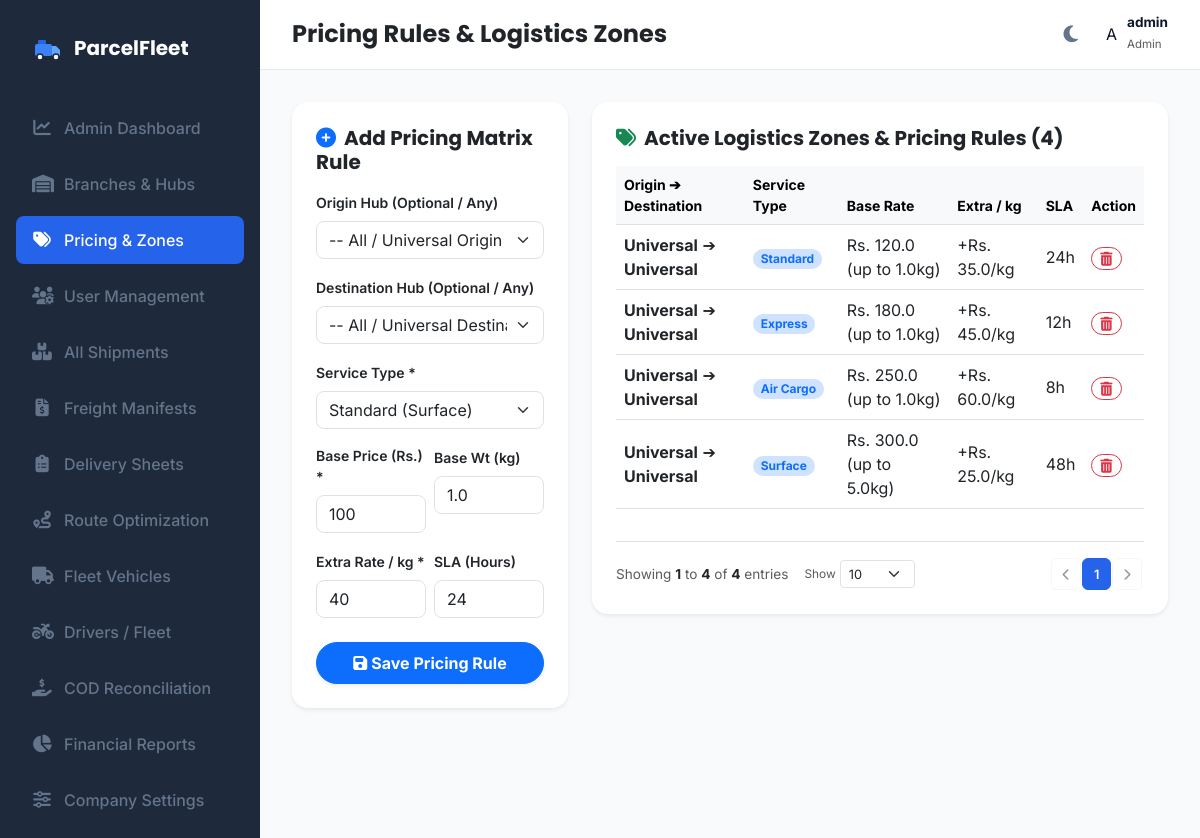
Page /admin/pricing-rules (signed in) on the committed database.
### models.py (models this page shows)
class User(db.Model, UserMixin):
    __tablename__ = 'users'
    id = db.Column(db.Integer, primary_key=True)
    username = db.Column(db.String(50), unique=True, nullable=False)
    password_hash = db.Column(db.String(255), nullable=False)
    role = db.Column(db.String(30), nullable=False)  # 'admin', 'hub_admin', 'booking_staff', 'warehouse_staff', 'dispatcher', 'delivery_staff', 'branch_staff', 'driver'
    permissions = db.Column(db.String(255), nullable=True) # Comma-separated permissions: view,create,edit,delete,assign,dispatch,reports,settings
    driver_profile = db.relationship('Driver', backref='user', uselist=False, cascade="all, delete-orphan")
    hub_admin_profile = db.relationship('HubAdmin', backref='user', uselist=False, cascade="all, delete-orphan")

class PricingRule(db.Model):
    __tablename__ = 'pricing_rules'
    id = db.Column(db.Integer, primary_key=True)
    origin_hub_id = db.Column(db.Integer, db.ForeignKey('hubs.id'), nullable=True)
    destination_hub_id = db.Column(db.Integer, db.ForeignKey('hubs.id'), nullable=True)
    service_type = db.Column(db.String(50), nullable=False, default='Standard')  # 'Standard', 'Express', 'Air', 'Surface'
    base_weight_kg = db.Column(db.Float, default=1.0)
    base_rate = db.Column(db.Float, nullable=False, default=100.0)
    extra_kg_rate = db.Column(db.Float, nullable=False, default=40.0)
    cod_percentage = db.Column(db.Float, default=0.0)  # COD processing fee %
    delivery_time_hours = db.Column(db.Integer, default=24)
    is_active = db.Column(db.Boolean, default=True)
    created_at = db.Column(db.DateTime, default=datetime.utcnow)
    origin_hub = db.relationship('Hub', foreign_keys=[origin_hub_id])
    destination_hub = db.relationship('Hub', foreign_keys=[destination_hub_id])

### app.py (the view)
@app.route('/admin/pricing-rules')
@login_required
def pricing_rules():
    if current_user.role != 'admin':
        return redirect(url_for('index'))
    rules = PricingRule.query.all()
    hubs = Hub.query.all()
    return render_template('pricing_rules.html', active_page='pricing_rules', rules=rules, hubs=hubs)

### templates/pricing_rules.html (shortened to what this page needs)
{% extends "base.html" %}
{% block page_title %}Pricing Rules & Logistics Zones{% endblock %}
{% block content %}
<div class="row g-4">
    <div class="col-12 col-lg-4">
        <div class="card border-0 shadow-sm rounded-4 bg-white p-4">
            <h5 class="fw-bold text-dark mb-3"><i class="fas fa-plus-circle text-primary me-2"></i>Add Pricing Matrix Rule</h5>
            <form method="POST" action="{{ url_for('add_pricing_rule') }}">
                <div class="mb-3">
                    <label class="form-label small fw-semibold">Origin Hub (Optional / Any)</label>
                    <select class="form-select rounded-3" name="origin_hub_id">
                        <option value="">-- All / Universal Origin --</option>
                    </select>
                </div>
                <div class="mb-3">
                    <label class="form-label small fw-semibold">Destination Hub (Optional / Any)</label>
                    <select class="form-select rounded-3" name="destination_hub_id">
                        <option value="">-- All / Universal Destination --</option>
                    </select>
                </div>
                <div class="mb-3">
                    <label class="form-label small fw-semibold">Service Type *</label>
                    <select class="form-select rounded-3" name="service_type">
                        <option value="Standard">Standard (Surface)</option>
                    </select>
                </div>
                <div class="row g-2 mb-3">
                    <div class="col-6">
                        <label class="form-label small fw-semibold">Base Price (Rs.) *</label>
                        <input type="number" name="base_rate" class="form-control rounded-3" value="100" required>
                    </div>
                    <div class="col-6">
                        <label class="form-label small fw-semibold">Base Wt (kg)</label>
                        <input type="number" name="base_weight_kg" class="form-control rounded-3" value="1.0" step="0.5">
                    </div>
                </div>
                <div class="row g-2 mb-4">
                    <div class="col-6">
                        <label class="form-label small fw-semibold">Extra Rate / kg *</label>
                        <input type="number" name="extra_kg_rate" class="form-control rounded-3" value="40" required>
                    </div>
                    <div class="col-6">
                        <label class="form-label small fw-semibold">SLA (Hours)</label>
                        <input type="number" name="delivery_time_hours" class="form-control rounded-3" value="24">
                    </div>
                </div>
                <button type="submit" class="btn btn-primary w-100 rounded-pill fw-bold py-2 shadow-sm">
                    <i class="fas fa-save me-1"></i>Save Pricing Rule
                </button>
            </form>
        </div>
    </div>
    <div class="col-12 col-lg-8">
        <div class="card border-0 shadow-sm rounded-4 bg-white p-4">
            <h5 class="fw-bold text-dark mb-3"><i class="fas fa-tags text-success me-2"></i>Active Logistics Zones & Pricing Rules ({{ rules | length }})</h5>
            <div class="table-responsive">
                <table class="table table-hover align-middle">
                    <thead class="table-light">
                        <tr class="small text-muted">
                            <th>Origin ➔ Destination</th>
                            <th>Service Type</th>
                            <th>Base Rate</th>
                            <th>Extra / kg</th>
                            <th>SLA</th>
                            <th>Action</th>
                        </tr>
                    </thead>
                    <tbody>
                        {% for r in rules %}
                        <tr>
                            <td>
                                <strong>{{ r.origin_hub.name if r.origin_hub else 'Universal' }}</strong> ➔
                                <strong>{{ r.destination_hub.name if r.destination_hub else 'Universal' }}</strong>
                            </td>
                            <td><span class="badge bg-primary-subtle text-primary rounded-pill">{{ r.service_type }}</span></td>
                            <td>Rs. {{ r.base_rate }} (up to {{ r.base_weight_kg }}kg)</td>
                            <td>+Rs. {{ r.extra_kg_rate }}/kg</td>
                            <td>{{ r.delivery_time_hours }}h</td>
                            <td>
                                <a href="{{ url_for('delete_pricing_rule', id=r.id) }}" class="btn btn-sm btn-outline-danger rounded-pill px-2 py-0" onclick="return confirm('Delete pricing rule?')">
                                    <i class="fas fa-trash-can"></i>
                                </a>
                            </td>
                        </tr>
                        {% endfor %}
                    </tbody>
                </table>
            </div>
        </div>
    </div>
</div>
{% endblock %}

### templates/base.html (shortened to what this page needs)
<!DOCTYPE html>
<html lang="en">
<head>
    <link rel="stylesheet" href="https://cdnjs.cloudflare.com/ajax/libs/font-awesome/6.4.0/css/all.min.css">
    <link href="https://cdn.jsdelivr.net/npm/bootstrap@5.3.0/dist/css/bootstrap.min.css" rel="stylesheet">
    <link rel="stylesheet" href="https://unpkg.com/leaflet@1.9.4/dist/leaflet.css" />
    <link rel="stylesheet" href="{{ url_for('static', filename='css/styles.css') }}">
</head>
<body>
    {% if current_user.is_authenticated and not no_layout %}
    <div class="app-container">
        <aside class="sidebar" id="sidebar">
            <div class="brand">
                <span>ParcelFleet</span>
            </div>
            <ul class="sidebar-nav">
                {% if current_user.role == 'admin' %}
                <li class="sidebar-nav-item {% if active_page == 'dashboard' %}active{% endif %}">
                    <a href="{{ url_for('admin_dashboard') }}">
                        <i class="fa-solid fa-chart-line"></i>
                        <span>Admin Dashboard</span>
                    </a>
                </li>
                <li class="sidebar-nav-item {% if active_page == 'hubs' %}active{% endif %}">
                    <a href="{{ url_for('manage_hubs') }}">
                        <i class="fa-solid fa-warehouse"></i>
                        <span>Branches & Hubs</span>
                    </a>
                </li>
                <li class="sidebar-nav-item {% if active_page == 'pricing_rules' %}active{% endif %}">
                    <a href="{{ url_for('pricing_rules') }}">
                        <i class="fa-solid fa-tags"></i>
                        <span>Pricing & Zones</span>
                    </a>
                </li>
                <li class="sidebar-nav-item {% if active_page == 'users' %}active{% endif %}">
                    <a href="{{ url_for('manage_users') }}">
                        <i class="fa-solid fa-users-gear"></i>
                        <span>User Management</span>
                    </a>
                </li>
                <li class="sidebar-nav-item {% if active_page == 'parcels' %}active{% endif %}">
                    <a href="{{ url_for('manage_parcels') }}">
                        <i class="fa-solid fa-boxes-stacked"></i>
                        <span>All Shipments</span>
                    </a>
                </li>
                <li class="sidebar-nav-item {% if active_page == 'manifests' %}active{% endif %}">
                    <a href="{{ url_for('manage_manifests') }}">
                        <i class="fa-solid fa-file-invoice-dollar"></i>
                        <span>Freight Manifests</span>
                    </a>
                </li>
                <li class="sidebar-nav-item {% if active_page == 'delivery_sheets' %}active{% endif %}">
                    <a href="{{ url_for('delivery_sheets') }}">
                        <i class="fa-solid fa-clipboard-list"></i>
                        <span>Delivery Sheets</span>
                    </a>
                </li>
                <li class="sidebar-nav-item {% if active_page == 'optimization' %}active{% endif %}">
                    <a href="{{ url_for('delivery_optimization') }}">
                        <i class="fa-solid fa-route"></i>
                        <span>Route Optimization</span>
                    </a>
                </li>
                <li class="sidebar-nav-item {% if active_page == 'vehicles' %}active{% endif %}">
                    <a href="{{ url_for('manage_vehicles') }}">
                        <i class="fa-solid fa-truck"></i>
                        <span>Fleet Vehicles</span>
                    </a>
                </li>
                <li class="sidebar-nav-item {% if active_page == 'drivers' %}active{% endif %}">
                    <a href="{{ url_for('manage_drivers') }}">
                        <i class="fa-solid fa-motorcycle"></i>
                        <span>Drivers / Fleet</span>
                    </a>
                </li>
                <li class="sidebar-nav-item {% if active_page == 'cod_reconciliation' %}active{% endif %}">
                    <a href="{{ url_for('cod_reconciliation') }}">
                        <i class="fa-solid fa-hand-holding-dollar"></i>
                        <span>COD Reconciliation</span>
                    </a>
                </li>
                <li class="sidebar-nav-item {% if active_page == 'reports' %}active{% endif %}">
                    <a href="{{ url_for('view_reports') }}">
                        <i class="fa-solid fa-chart-pie"></i>
                        <span>Financial Reports</span>
                    </a>
                </li>
                <li class="sidebar-nav-item {% if active_page == 'company_settings' %}active{% endif %}">
                    <a href="{{ url_for('company_settings') }}">
                        <i class="fa-solid fa-sliders"></i>
                        <span>Company Settings</span>
                    </a>
                </li>
                {% endif %}
            </ul>
        </aside>
        <main class="main-viewport">
            <header class="header-bar">
                <div class="d-flex align-items-center gap-3">
                    {% if current_user.role == 'driver' %}
                    <h4 class="mb-0 text-dark fw-bold">ParcelFleet Rider</h4>
                    {% else %}
                    <h4 class="mb-0 text-capitalize text-dark fw-bold">{% block page_title %}{{ active_page }}{% endblock %}</h4>
                    {% endif %}
                </div>
                <div class="header-actions">
                    <button class="theme-toggle-btn" id="themeToggle" onclick="toggleThemeMode()">
                        <i class="fa-solid fa-moon" id="themeIcon"></i>
                    </button>
                    {% if current_user.role == 'driver' %}
                    <div class="d-flex align-items-center gap-2 ps-2 border-start border-light">
                        <div class="text-end d-none d-sm-block">
                            <div class="fw-bold text-dark" style="font-size: 0.88rem; line-height: 1.1;">{{ current_user.driver_profile.name if current_user.driver_profile else current_user.username }}</div>
                            <div class="text-muted" style="font-size: 0.72rem;">ParcelFleet Rider</div>
                        </div>
                        <div class="rounded-circle bg-primary bg-opacity-10 text-primary d-flex align-items-center justify-content-center fw-bold" style="width: 36px; height: 36px; font-size: 0.95rem; border: 1.5px solid rgba(59, 130, 246, 0.3);">
                            {{ (current_user.driver_profile.name[0] if (current_user.driver_profile and current_user.driver_profile.name) else current_user.username[0]).upper() }}
                        </div>
                    </div>
                    {% else %}
                    <div class="dropdown">
                        <div class="user-profile-dropdown" data-bs-toggle="dropdown">
                            <div class="user-avatar-circle">
                                {{ current_user.username[0].upper() }}
                            </div>
                            <div class="d-none d-md-block text-start">
                                <div class="fw-bold" style="font-size: 0.85rem; line-height: 1.1;">{{ current_user.username }}</div>
                                <small class="text-muted text-capitalize" style="font-size: 0.72rem;">{{ current_user.role }}</small>
                            </div>
                        </div>
                    </div>
                    {% endif %}
                </div>
            </header>
            <section class="main-content">
                {% block content %}{% endblock %}
            </section>
        </main>
    </div>
    {% endif %}
</body>
</html>

### rows in the picture
User: username "A", username "admin", role "Admin"
PricingRule: origin_hub "Universal", destination_hub "Universal", service_type "Standard", base_rate "120.0", base_weight_kg "1.0", extra_kg_rate "35.0", delivery_time_hours "24"
PricingRule: origin_hub "Universal", destination_hub "Universal", service_type "Express", base_rate "180.0", base_weight_kg "1.0", extra_kg_rate "45.0", delivery_time_hours "12"
PricingRule: origin_hub "Universal", destination_hub "Universal", service_type "Air Cargo", base_rate "250.0", base_weight_kg "1.0", extra_kg_rate "60.0", delivery_time_hours "8"
PricingRule: origin_hub "Universal", destination_hub "Universal", service_type "Surface", base_rate "300.0", base_weight_kg "5.0", extra_kg_rate "25.0", delivery_time_hours "48"

### other values in the picture
{{ rules | length }} "4"
